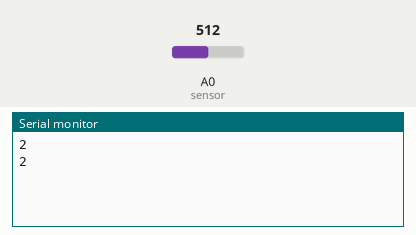
The sketch below on a simulated Arduino Uno, built with avr-gcc and run on an emulated ATmega328P. On the bench: the last lines printed to the serial monitor. The inputs (shaded band) are chosen by the test bench; at power-on: A0 (sensor) = 512.

Above: at 1.3 s.
1.4 s: A0 (sensor) set to 716
At 1.9 s:
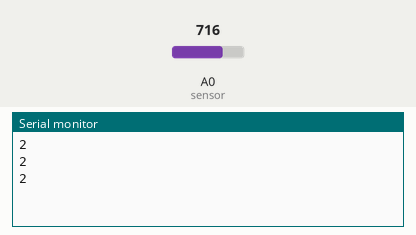
2.9 s: A0 (sensor) set to 306
At 3.4 s:
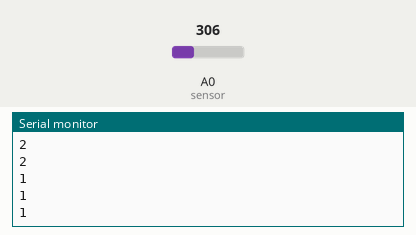
Timing chart, 0 to 5.9 s (numbered marks = the images above; inputs shaded):
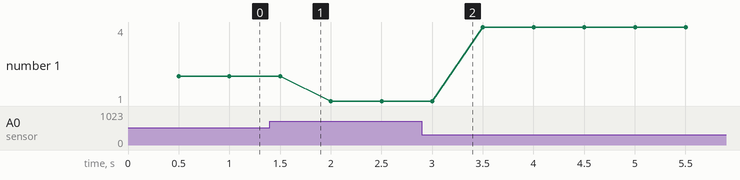

Measured:
- plotted number 1: 2 → 1 after the input at 1.4 s, 1 → 4 after the input at 2.9 s

The sketch:

sharp_ir_sensor_test.ino
```cpp
// Sharp IR GP2Y0A41SK0F Distance Test
// http://tinkcore.com/sharp-ir-gp2y0a41-skf/

#define sensor A0 // Sharp IR GP2Y0A41SK0F (4-30cm, analog)

void setup() {
  Serial.begin(9600); // start the serial port
}

void loop() {

  // 5v
  float volts = analogRead(sensor)*0.0048828125;  // value from sensor * (5/1024)
  int distance = 13*pow(volts, -1); // worked out from datasheet graph
  delay(500); // slow down serial port

  if (distance <= 30){
    Serial.println(distance/2);   // print the distance
  }
}
```
